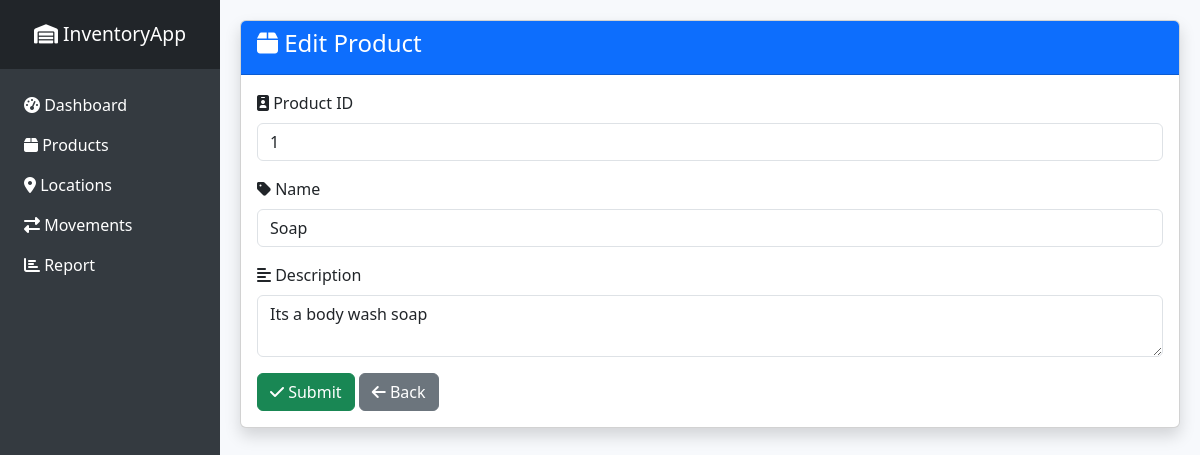
Screenshot of /product/edit/1 with the database file from the repository.
### models.py (models this page shows)
class Product(db.Model):
    id = db.Column(db.Integer, primary_key=True)
    name = db.Column(db.String(150), nullable=False)
    description = db.Column(db.String(500))
    movements = db.relationship('ProductMovement', backref='product', lazy=True)

### app.py (the view)
@app.route('/product/edit/<string:product_id>', methods=['GET', 'POST'])
def edit_product(product_id):
    product = Product.query.get_or_404(product_id)
    form = ProductForm(obj=product)
    if form.validate_on_submit():
        product.name = form.name.data
        product.description = form.description.data
        db.session.commit()
        flash('Product updated successfully!', 'success')
        return redirect(url_for('products'))
    return render_template('product_form.html', form=form, product=product)

### forms.py
class ProductForm(FlaskForm):
    id = IntegerField('Product ID', validators=[Optional()])
    name = StringField('Name', validators=[DataRequired()])
    description = TextAreaField('Description', validators=[Optional()])
    submit = SubmitField('Save')

### templates/product_form.html (shortened to what this page needs)
{% extends "layout.html" %}
{% block content %}
<div class="card shadow animate__animated animate__zoomIn">
    <div class="card-header bg-primary text-white">
        <h4><i class="fas fa-box"></i> {{ 'Edit' if product else 'Add' }} Product</h4>
    </div>
    <div class="card-body">
        <form method="POST">
            <div class="mb-3">
                <label class="form-label"><i class="fas fa-id-badge"></i> Product ID</label>
                {{ form.id(class="form-control", placeholder="Enter Product ID") }}
            </div>
            <div class="mb-3">
                <label class="form-label"><i class="fas fa-tag"></i> Name</label>
                {{ form.name(class="form-control", placeholder="Enter Product Name") }}
            </div>
            <div class="mb-3">
                <label class="form-label"><i class="fas fa-align-left"></i> Description</label>
                {{ form.description(class="form-control", placeholder="Enter Product Description") }}
            </div>
            <button type="submit" class="btn btn-success"><i class="fas fa-check"></i> Submit</button>
            <a href="{{ url_for('products') }}" class="btn btn-secondary"><i class="fas fa-arrow-left"></i> Back</a>
        </form>
    </div>
</div>
{% endblock %}

### templates/layout.html (style rules this page uses)
body { min-height: 100vh; background-color: #f7f9fc; display: flex; }
.btn { transition: transform 0.2s; }

### rows the page displays
Product: id "1", name "Soap", description "Its a body wash soap"

### other values shown
{{ 'Edit' if product else 'Add' }} "Edit"
